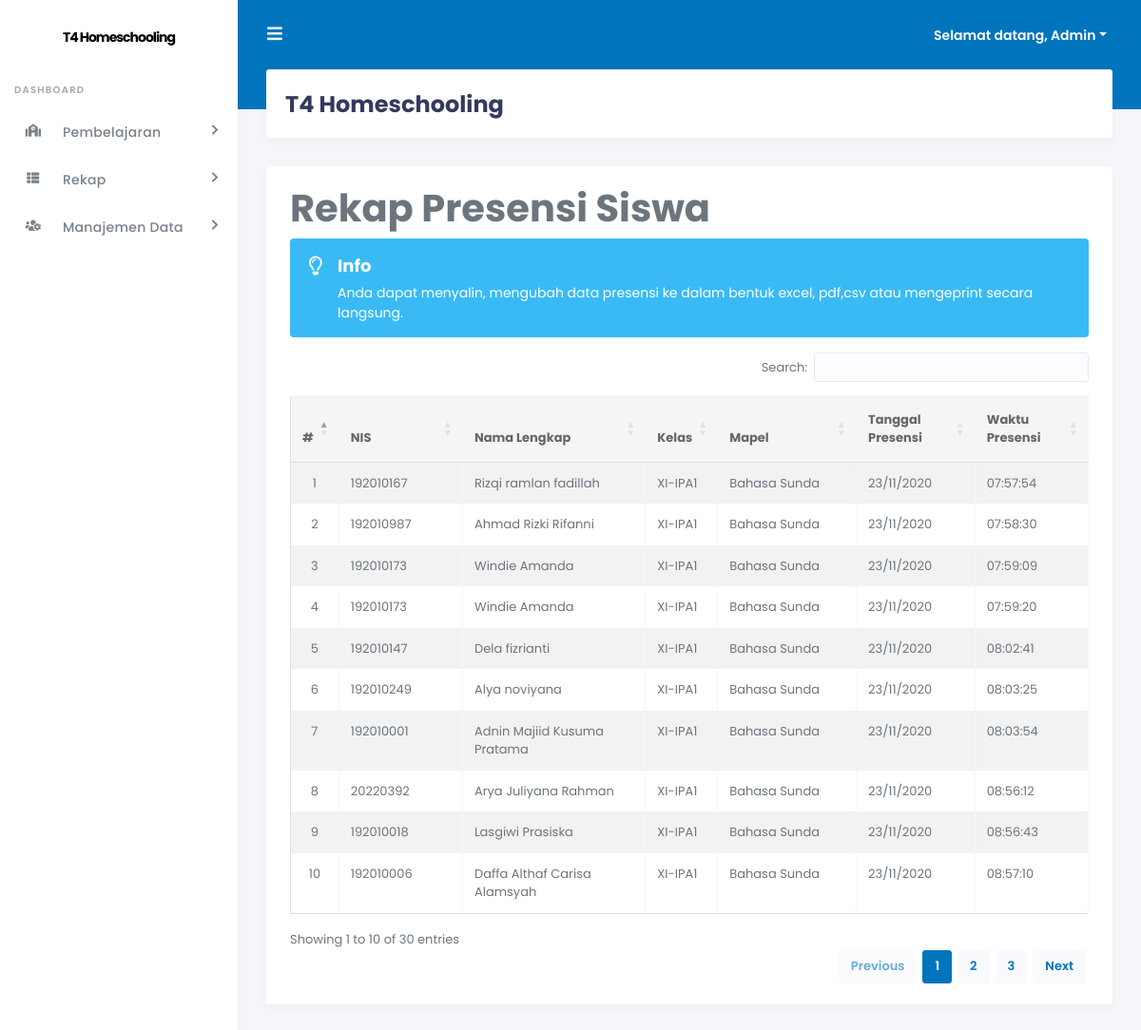
The app's page /admin/index.php?page=rekappresensisiswa (signed in) with its own data.
### tables this page shows
CREATE TABLE `tb_presensi` (
  `id_siswa` int(11) NOT NULL,
  `nis` varchar(20) NOT NULL,
  `nama_lengkap` varchar(50) NOT NULL,
  `kelas` varchar(10) NOT NULL,
  `mapel` varchar(50) NOT NULL,
  `tgl_presensi` varchar(50) NOT NULL,
  `waktu_presensi` varchar(50) NOT NULL,
  `hasil_pembelajaran` varchar(1000) NOT NULL
);

CREATE TABLE `tb_kelas` (
  `id_kelas` int(11) NOT NULL,
  `nama_kelas` varchar(50) NOT NULL,
  `wali_kelas` int(5) NOT NULL,
  `ketua_kelas` int(5) NOT NULL
);

CREATE TABLE `tb_mapel` (
  `id` int(11) NOT NULL,
  `kode_mapel` varchar(10) NOT NULL,
  `mapel` varchar(100) NOT NULL
);

### admin/inc/rekappresensisiswa.php (the view, shortened to what this page needs)
<?php
$no = 1;
$id = @$_GET['id'];
if (@$_SESSION['admin'] || @$_SESSION['pengajar']) { ?>
    <div class="row">
        <div class="col-md-12">
            <h1 class="page-header">Rekap Presensi Siswa</h1>
        </div>
    </div>
<?php
}
if (@$_GET['action'] == '') {
    if (@$_SESSION['admin'] || @$_SESSION['pengajar']) { ?>
        <div class="alert alert-info alert-has-icon">
  <div class="alert-icon"><i class="far fa-lightbulb"></i></div>
  <div class="alert-body">
    <div class="alert-title">Info</div>
    Anda dapat menyalin, mengubah data presensi ke dalam bentuk excel, pdf,csv atau mengeprint secara langsung.
  </div>
</div>
    <?php
    } ?>
    <div class="row">
        <div class="col-md-12">
            <div class="panel panel-default">
                <div class="panel-body">
                	<div class="table-responsive">
                        <table class="table table-striped table-bordered table-hover" id="example">
                            <thead>
                                <tr>
                                    <th>#</th>
                                    <th>NIS</th>
                                    <th>Nama Lengkap</th>
                                    <th>Kelas</th>
                                    <th>Mapel</th>
                                    <th>Tanggal Presensi</th>
                                    <th>Waktu Presensi</th>
                                </tr>
                            </thead>
                            <tbody>
                            <?php
                            if (@$_GET['IDkelas'] == '') {
                                $sql_presensi_siswa = mysqli_query($db, "SELECT * FROM tb_presensi JOIN tb_kelas ON tb_presensi.kelas = tb_kelas.id_kelas JOIN tb_mapel ON tb_mapel.id = tb_presensi.mapel") or die($db->error);
                            }
    if (mysqli_num_rows($sql_presensi_siswa) > 0) {
        while ($data_presensi_siswa = mysqli_fetch_array($sql_presensi_siswa)) { ?>
    	                            <tr>
    	                                <td align="center"><?php echo $no++; ?></td>
    	                                <td><?php echo $data_presensi_siswa['nis']; ?></td>
    	                                <td><?php echo $data_presensi_siswa['nama_lengkap']; ?></td>
    	                                <td><?php echo $data_presensi_siswa['nama_kelas']; ?></td>
    	                                <td><?php echo $data_presensi_siswa['mapel']; ?></td>
                                      <td><?php echo $data_presensi_siswa['tgl_presensi']; ?></td>
        	                            <td><?php echo $data_presensi_siswa['waktu_presensi']; ?></td>
    	                            </tr>
    	                        <?php
                                }
    } else { ?>
    							<tr>
                                    <td colspan="8" align="center">Data tidak ditemukan</td>
    							</tr>
    		                	<?php
                            } ?>
                      </tbody>
                  </table>
                </div>
              </div>
            </div>
          </div>
        </div>
    <?php
} if (@$_GET['action'] == 'hapus') {
                                mysqli_query($db, "DELETE FROM tb_presensi WHERE id_siswa = '$id'") or die($db->error);
                                echo "<script>window.location='?page=rekappresensisiswa';</script>"; ?>
<?php
                            }

### admin/index.php (shortened to what this page needs)
<?php
include "../+koneksi.php";
if (@$_SESSION['admin'] || @$_SESSION['pengajar']) {
    ?>
<!DOCTYPE html>
<html>
<head>
    <link rel="stylesheet" href="https://stackpath.bootstrapcdn.com/bootstrap/4.4.1/css/bootstrap.min.css">
    <link rel="stylesheet" href="https://use.fontawesome.com/releases/v5.7.2/css/all.css">
    <link href="http://cdnjs.cloudflare.com/ajax/libs/summernote/0.8.9/summernote.css" rel="stylesheet">
    <link rel="stylesheet" type="text/css" href="https://cdn.datatables.net/1.10.22/css/dataTables.bootstrap4.min.css"/>
    <link rel="stylesheet" type="text/css" href="https://cdn.datatables.net/buttons/1.6.5/css/buttons.bootstrap4.min.css"/>
    <link rel="stylesheet" type="text/css" href="https://cdn.datatables.net/fixedcolumns/3.3.1/css/fixedColumns.bootstrap4.min.css"/>
    <link rel="stylesheet" type="text/css" href="https://cdn.datatables.net/fixedheader/3.1.7/css/fixedHeader.bootstrap4.min.css"/>
    <link rel="stylesheet" type="text/css" href="https://cdn.datatables.net/keytable/2.5.3/css/keyTable.bootstrap4.min.css"/>
    <link rel="stylesheet" type="text/css" href="https://cdn.datatables.net/responsive/2.2.6/css/responsive.bootstrap4.min.css"/>
    <link rel="stylesheet" type="text/css" href="https://cdn.datatables.net/scroller/2.0.3/css/scroller.bootstrap4.min.css"/>
    <link rel="stylesheet" type="text/css" href="https://cdn.datatables.net/searchbuilder/1.0.0/css/searchBuilder.bootstrap4.min.css"/>
    <link rel="stylesheet" type="text/css" href="https://cdn.datatables.net/searchpanes/1.2.1/css/searchPanes.bootstrap4.min.css"/>
    <link rel="stylesheet" type="text/css" href="https://cdn.datatables.net/select/1.3.1/css/select.bootstrap4.min.css"/>
    <link rel="stylesheet" href="stisla/assets/css/style.css">
    <link rel="stylesheet" href="stisla/assets/css/components.css">
</head>
<body>
  <div id="app">
    <div class="main-wrapper">
      <div class="navbar-bg"></div>
      <nav class="navbar navbar-expand-lg main-navbar">
        <form class="form-inline mr-auto">
          <ul class="navbar-nav mr-3">
            <li><a href="#" data-toggle="sidebar" class="nav-link nav-link-lg"><i class="fas fa-bars"></i></a></li>
          </ul>
        </form>
        <ul class="navbar-nav navbar-right">
          <li class="dropdown"><a href="#" data-toggle="dropdown" class="nav-link dropdown-toggle nav-link-lg nav-link-user">
            <div class="d-sm-none d-lg-inline-block">Selamat datang,
              <?php
              if (@$_SESSION['admin']) {
                  $sesi_id = @$_SESSION['admin'];
                  $level = "admin";
              } elseif (@$_SESSION['pengajar']) {
                  $sesi_id = @$_SESSION['pengajar'];
                  $level = "pengajar";
              }
    if ($level == 'admin') {
        $sql_terlogin = mysqli_query($db, "SELECT * FROM tb_admin WHERE id_admin = '$sesi_id'") or die($db->error);
    } elseif ($level == 'pengajar') {
        $sql_terlogin = mysqli_query($db, "SELECT * FROM tb_pengajar WHERE id_pengajar = '$sesi_id'") or die($db->error);
    }
    $data_terlogin = mysqli_fetch_array($sql_terlogin);
    echo ucfirst($data_terlogin['username']); ?>
              </div></a>
          </li>
        </ul>
      </nav>
      <div class="main-sidebar">
        <aside id="sidebar-wrapper">
          <div class="sidebar-brand">
            <a href="./">T4 Homeschooling</a>
          </div>
          <ul class="sidebar-menu">
              <li class="menu-header">Dashboard</li>
              <?php
              if (@$_SESSION['admin']) {
                  ?>
                  <li class="nav-item dropdown">
                    <a href="#" class="nav-link has-dropdown"><i class="fas fa-school"></i><span>Pembelajaran</span></a>
              </li>
                      <li class="nav-item dropdown">
                        <a href="#" class="nav-link has-dropdown"><i class="fas fa-th-list"></i><span>Rekap</span></a>
                  </li>
                  <li class="nav-item dropdown">
                    <a href="#" class="nav-link has-dropdown"><i class="fas fa-users-cog"></i><span>Manajemen Data</span></a>
                  </li>
          <?php
              } ?>
          </ul>
        </aside>
      </div>
      <div class="main-content">
        <section class="section">
          <div class="section-header">
            <h1>T4 Homeschooling</h1>
          </div>
          <div class="section-body">
            <div class="card-wrap">
            <div class="row">
              <div class="col-12">
                <div class="card">
            <div class="card-body">
                <?php
                if (@$_GET['page'] == '') {
                    include "inc/dashboard.php";
                } elseif (@$_GET['page'] == 'pengajar') {
                    include "inc/pengajar.php";
                } elseif (@$_GET['page'] == 'siswaregistrasi') {
                    include "inc/siswaregistrasi.php";
                } elseif (@$_GET['page'] == 'siswa') {
                    include "inc/siswa.php";
                } elseif (@$_GET['page'] == 'kelas') {
                    include "inc/kelas.php";
                } elseif (@$_GET['page'] == 'mapel') {
                    include "inc/mapel.php";
                } elseif (@$_GET['page'] == 'quiz') {
                    include "inc/quiz.php";
                } elseif (@$_GET['page'] == 'tugas') {
                    include "inc/tugas.php";
                } elseif (@$_GET['page'] == 'materi') {
                    include "inc/materi.php";
                } elseif (@$_GET['page'] == 'pengumuman') {
                    include "inc/pengumuman.php";
                } elseif (@$_GET['page'] == 'jurnal') {
                    include "inc/jurnal.php";
                } elseif (@$_GET['page'] == 'rekappresensisiswa') {
                    include "inc/rekappresensisiswa.php";
                } elseif (@$_GET['page'] == 'rekapjurnalpengajar') {
                    include "inc/rekapjurnalpengajar.php";
                } elseif (@$_GET['page'] == 'rekapnilaisiswa') {
                    include "inc/rekapnilaisiswa.php";
                } elseif (@$_GET['page'] == 'rekapnilaitugas') {
                    include "inc/rekapnilaitugas.php";
                } elseif (@$_GET['page'] == 'importdatapengajar') {
                    include "inc/form_import_data_pengajar.php";
                } elseif (@$_GET['page'] == 'importtugas') {
                    include "inc/form_import_tugas.php";
                } elseif (@$_GET['page'] == 'meet') {
                    include "inc/meet.php";
                } elseif (@$_GET['page'] == 'room1') {
                    include "vcon/iframe/iframe-room1.php";
                } elseif (@$_GET['page'] == 'room2') {
                    include "vcon/iframe/iframe-room2.php";
                } elseif (@$_GET['page'] == 'room3') {
                    include "vcon/iframe/iframe-room3.php";
                } elseif (@$_GET['page'] == 'room4') {
                    include "vcon/iframe/iframe-room4.php";
                } elseif (@$_GET['page'] == 'room-rapat-guru') {
                    include "vcon/room-rapat-guru.php";
                } else {
                    echo "<div class='col-xs-12'><div class='alert alert-danger'>[404] Halaman tidak ditemukan! Silahkan pilih menu yang ada!</div></div>";
                } ?>
              </div>
              </div>
            </div>
          </div>
              </div>
            </section>
          </div>
            </div>
        </div>
</body>
</html>
<?php
} else {
                    include "login.php";
                }
?>

### records on screen
tb_presensi: nis "192010167", nama_lengkap "Rizqi ramlan fadillah", tb_kelas.nama_kelas "XI-IPA1", tb_mapel.mapel "Bahasa Sunda", tgl_presensi "23/11/2020", waktu_presensi "07:57:54"
tb_presensi: nis "192010987", nama_lengkap "Ahmad Rizki Rifanni", tb_kelas.nama_kelas "XI-IPA1", tb_mapel.mapel "Bahasa Sunda", tgl_presensi "23/11/2020", waktu_presensi "07:58:30"
tb_presensi: nis "192010173", nama_lengkap "Windie Amanda", tb_kelas.nama_kelas "XI-IPA1", tb_mapel.mapel "Bahasa Sunda", tgl_presensi "23/11/2020", waktu_presensi "07:59:09"
tb_presensi: nis "192010173", nama_lengkap "Windie Amanda", tb_kelas.nama_kelas "XI-IPA1", tb_mapel.mapel "Bahasa Sunda", tgl_presensi "23/11/2020", waktu_presensi "07:59:20"
tb_presensi: nis "192010147", nama_lengkap "Dela fizrianti", tb_kelas.nama_kelas "XI-IPA1", tb_mapel.mapel "Bahasa Sunda", tgl_presensi "23/11/2020", waktu_presensi "08:02:41"
tb_presensi: nis "192010249", nama_lengkap "Alya noviyana", tb_kelas.nama_kelas "XI-IPA1", tb_mapel.mapel "Bahasa Sunda", tgl_presensi "23/11/2020", waktu_presensi "08:03:25"
tb_presensi: nis "192010001", nama_lengkap "Adnin Majiid Kusuma Pratama", tb_kelas.nama_kelas "XI-IPA1", tb_mapel.mapel "Bahasa Sunda", tgl_presensi "23/11/2020", waktu_presensi "08:03:54"
tb_presensi: nis "20220392", nama_lengkap "Arya Juliyana Rahman", tb_kelas.nama_kelas "XI-IPA1", tb_mapel.mapel "Bahasa Sunda", tgl_presensi "23/11/2020", waktu_presensi "08:56:12"
tb_presensi: nis "192010018", nama_lengkap "Lasgiwi Prasiska", tb_kelas.nama_kelas "XI-IPA1", tb_mapel.mapel "Bahasa Sunda", tgl_presensi "23/11/2020", waktu_presensi "08:56:43"
tb_presensi: nis "192010006", nama_lengkap "Daffa Althaf Carisa Alamsyah", tb_kelas.nama_kelas "XI-IPA1", tb_mapel.mapel "Bahasa Sunda", tgl_presensi "23/11/2020", waktu_presensi "08:57:10"

### other values on screen
$data_terlogin['username'] "Admin"
